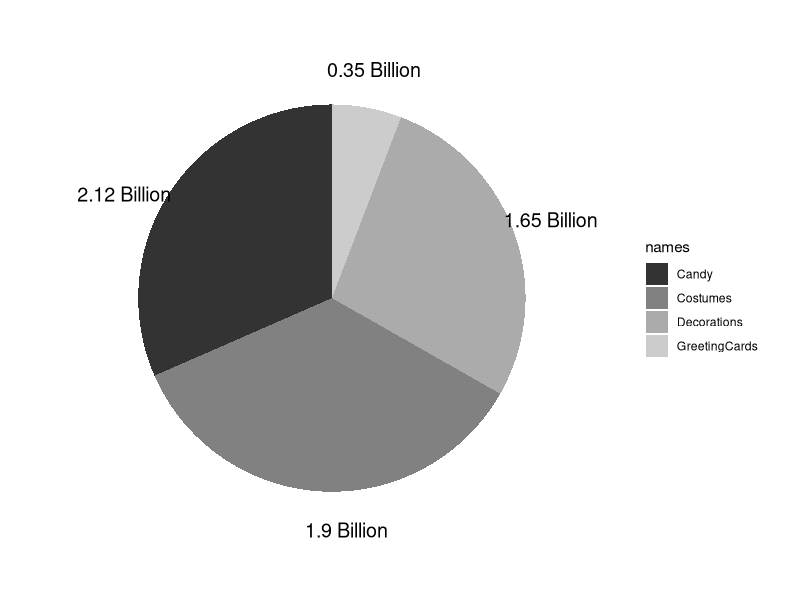
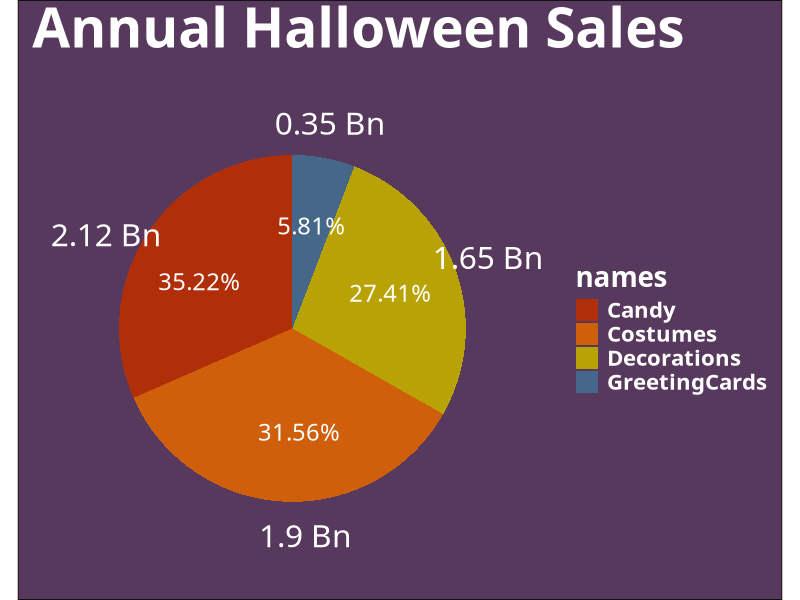

R code for these plots, in order:
## ---- chunk 1
library(ggplot2)
library(scales)
d <- c(1.65, 1.9, 2.12, 0.35)
dane <- data.frame(value =  sort(d/sum(d)*100), names = c("Decorations", "Candy", "Costumes", "GreetingCards")[order(d)])

ggplot(dane, aes(x='', y=value, fill=names)) +
  geom_bar(width = 1, stat = "identity") +
  coord_polar("y", start=0) +
  scale_fill_grey() + 
  theme_minimal()+
  theme(
    axis.title.x = element_blank(),
    axis.title.y = element_blank(),
    panel.border = element_blank(),
    panel.grid=element_blank(),
    axis.ticks = element_blank(),
    plot.title=element_text(size=14, face="bold")) + 
  theme(axis.text.x=element_blank()) +
  geom_text(aes(y = value/2 + c(0, cumsum(value)[-length(value)]), 
            label = paste(sort(d), "Billion"), x = 1.7), size=5)
  
## ---- chunk 2
library(ggplot2)
library(scales)

d <- c(1.65, 1.9, 2.12, 0.35)
dane <- data.frame(value =  sort(d/sum(d)*100), names = c("Decorations", "Candy", "Costumes", "GreetingCards")[order(d)])

ggplot(dane, aes(x='', y=value, fill=names)) +
  geom_bar(width = 1, stat = "identity") +
  coord_polar("y", start=0) +
  theme_minimal()+
  theme(
    axis.title.x = element_blank(),
    axis.title.y = element_blank(),
    panel.border = element_blank(),
    axis.ticks = element_blank(),
    plot.background = element_rect(fill = '#58395e'),
    panel.grid = element_blank(),
    text=element_text(size=20,  family="Riky Vampdator Normal", color="white",face="bold"),
    plot.title=element_text(size=39.5,  family="Riky Vampdator Normal", color="white")) +
  theme(axis.text.x=element_blank()) +
  geom_text(aes(y = value/2 + c(0, cumsum(value)[-length(value)]), 
            label = paste(sort(d), "Bn"), x = 1.7), size=8, family="Riky Vampdator Normal", color="white") +
  geom_text(aes(y = value/2 + c(0, cumsum(value)[-length(value)]), 
            label = paste(round(value,2), "%", sep=""), x = 1.1), size=6, family="Riky Vampdator Normal", color="white") +
  ggtitle("Annual Halloween Sales") +
  scale_fill_manual(values = c("#b02f09","#cf5f0b","#b9a304","#456789"))
  
